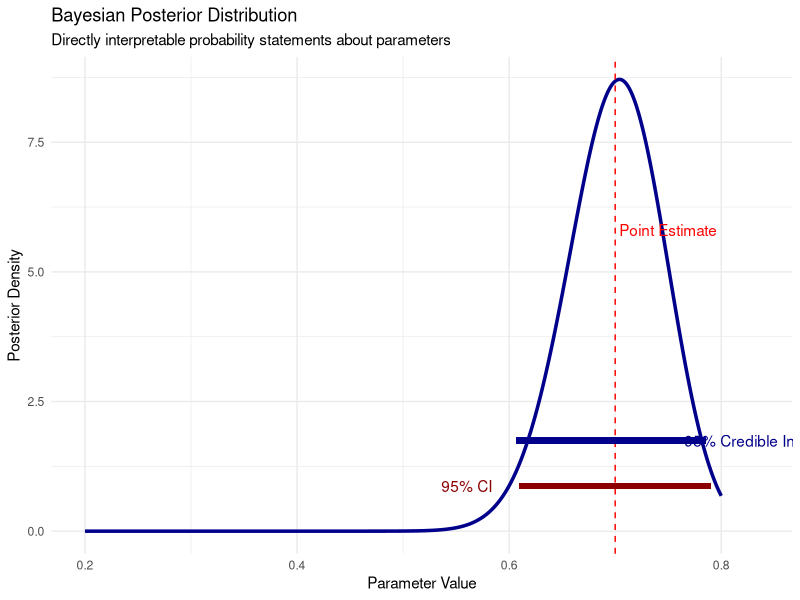
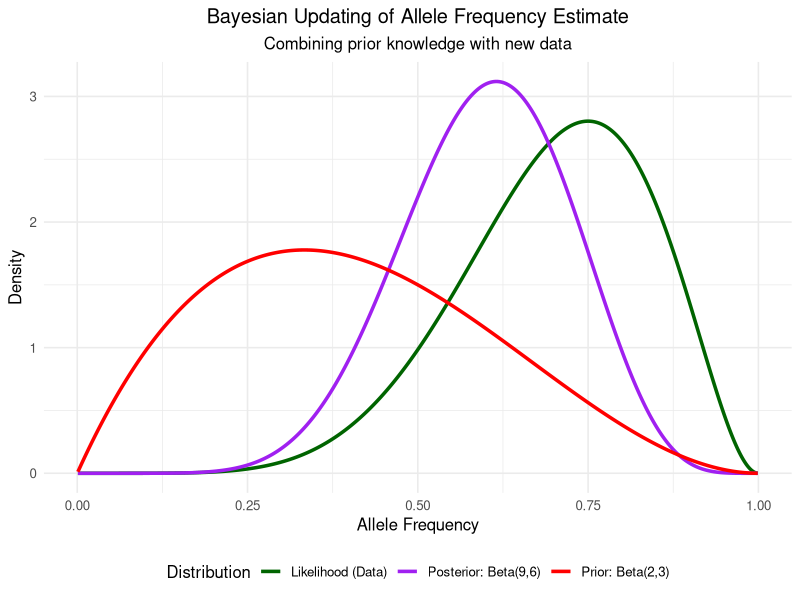
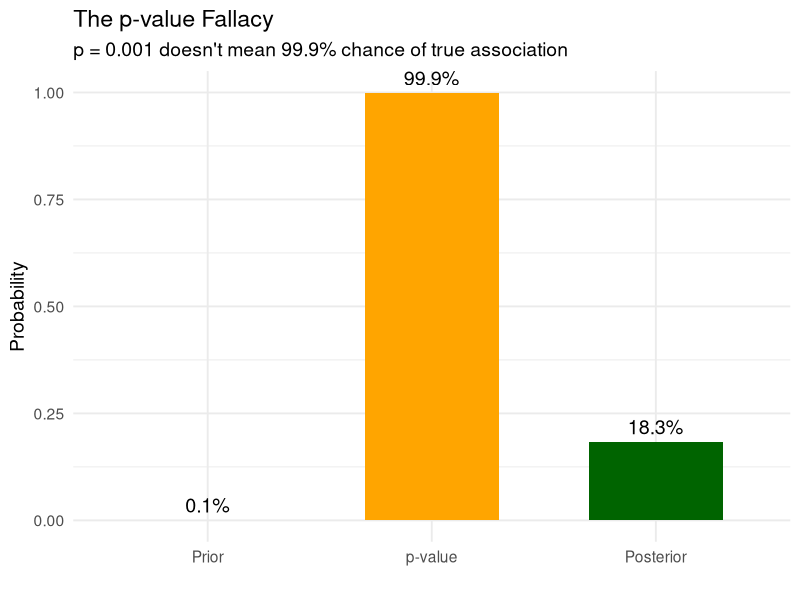
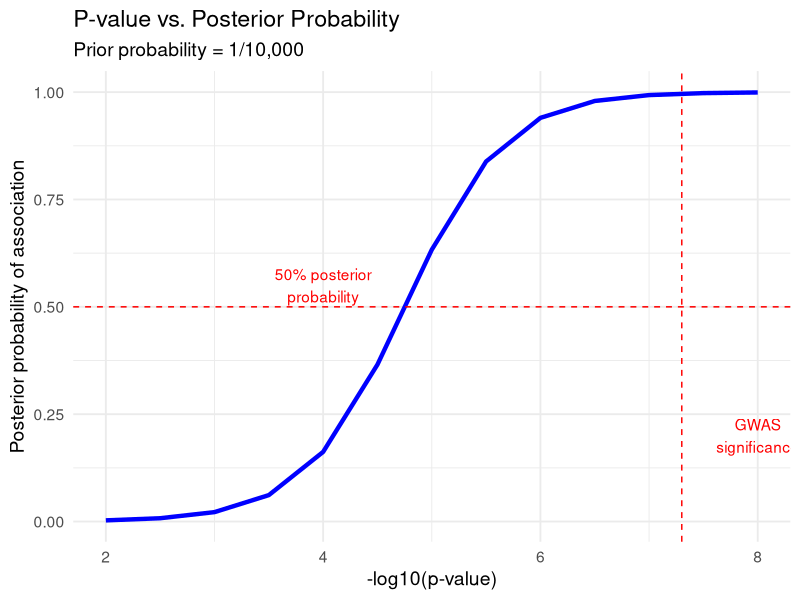
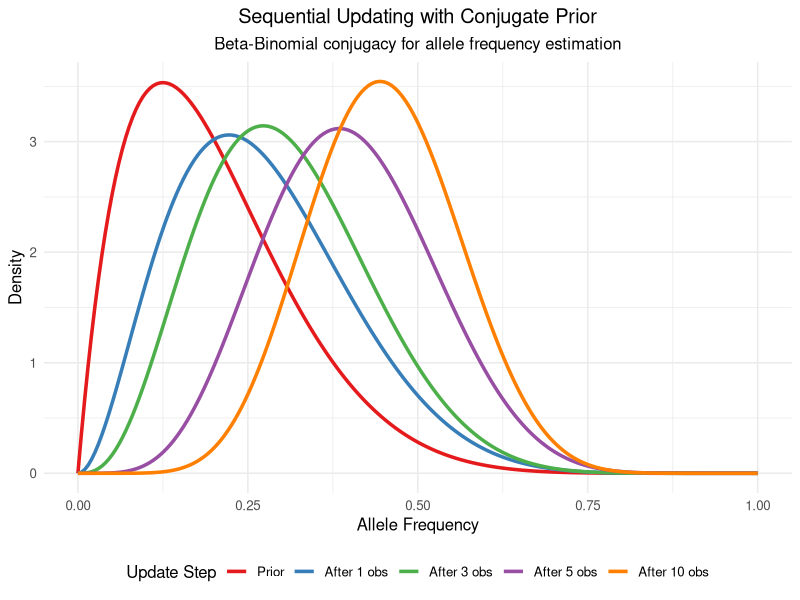
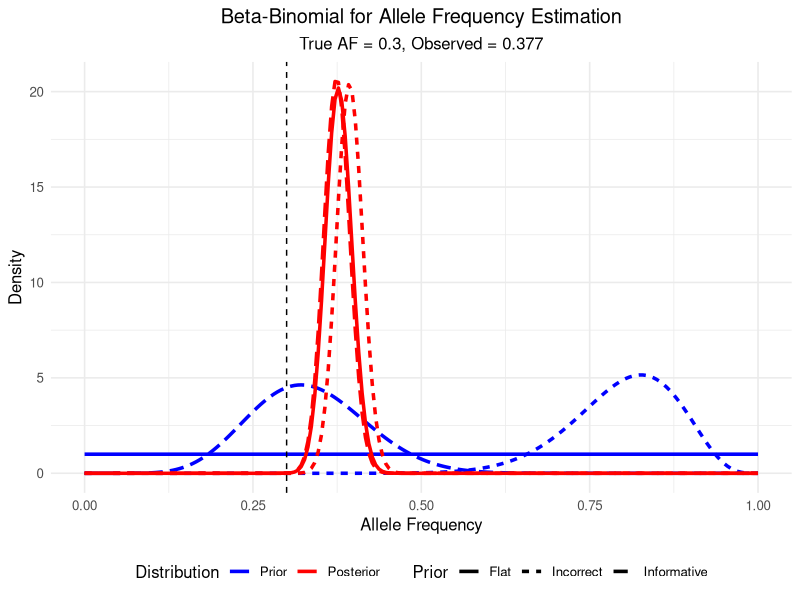
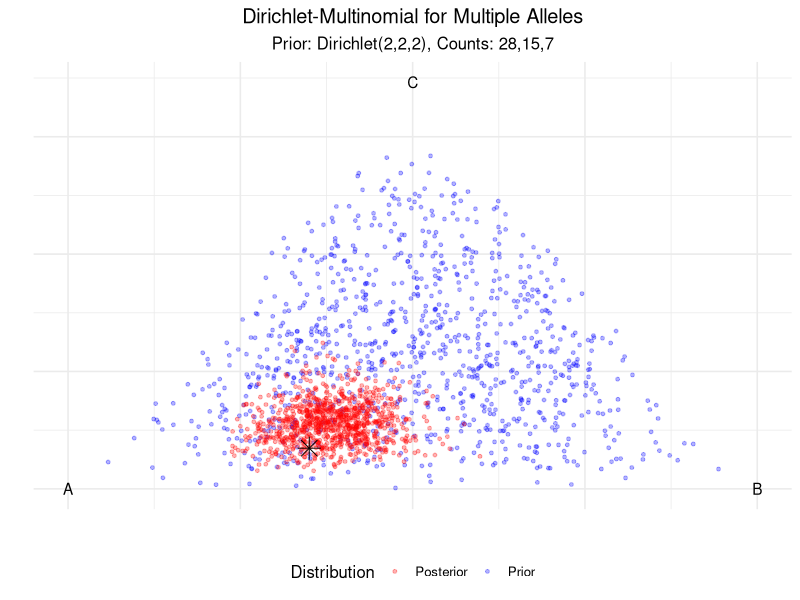
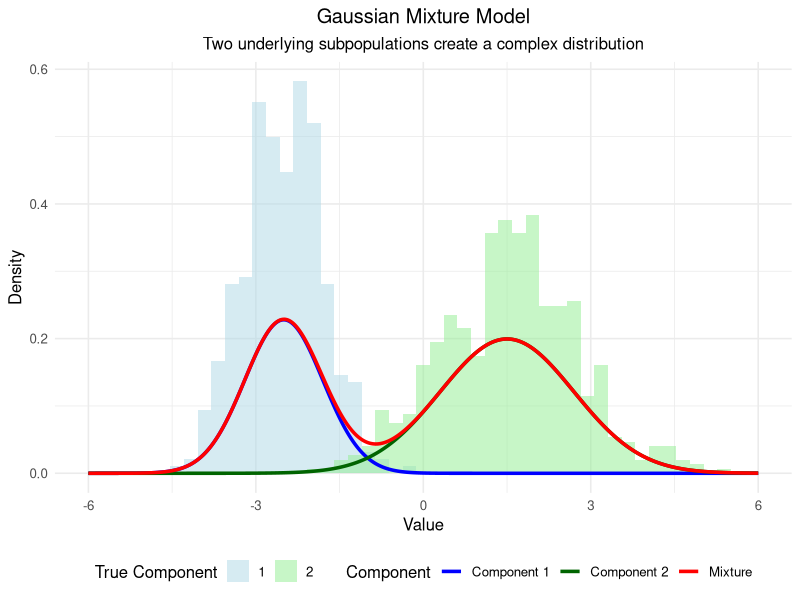

Source code (R) for these figures, in order:
## ---- chunk 1
# Load necessary packages
library(tidyverse)
library(ggplot2)
library(reshape2)
library(viridis)
library(gtools)     # For Dirichlet distribution
library(gridExtra)  # For arranging plots

# Set a clean theme for all plots
theme_set(theme_minimal(base_size = 12) + 
          theme(plot.title = element_text(hjust = 0.5),
                plot.subtitle = element_text(hjust = 0.5)))

# Set seed for reproducibility
set.seed(42)
## ---- chunk 2
# Create example data for frequentist vs Bayesian comparison
x <- seq(0.2, 0.8, length = 1000)

# Bayesian posterior (beta distribution)
post_y <- dbeta(x, 70, 30)

# Create data frame for plotting
plot_data <- data.frame(
  x = x,
  y = post_y
)

# Point estimate
point_est <- 0.7
ci_lower <- 0.61
ci_upper <- 0.79
cred_lower <- qbeta(0.025, 70, 30)
cred_upper <- qbeta(0.975, 70, 30)

# Get maximum y value for annotation positioning
max_y_val <- max(plot_data$y)

# Plot
ggplot(plot_data, aes(x = x, y = y)) +
  geom_line(size = 1.2, color = "darkblue") +
  geom_vline(xintercept = point_est, color = "red", linetype = "dashed") +
  geom_segment(aes(x = ci_lower, xend = ci_upper, y = max_y_val/10, yend = max_y_val/10), 
               color = "darkred", size = 2) +
  geom_segment(aes(x = cred_lower, xend = cred_upper, y = max_y_val/5, yend = max_y_val/5), 
               color = "darkblue", size = 2) +
  annotate("text", x = point_est + 0.05, y = max_y_val/1.5, 
           label = "Point Estimate", color = "red") +
  annotate("text", x = ci_lower - 0.05, y = max_y_val/10, 
           label = "95% CI", color = "darkred") +
  annotate("text", x = cred_upper + 0.05, y = max_y_val/5, 
           label = "95% Credible Interval", color = "darkblue") +
  labs(title = "Bayesian Posterior Distribution",
       subtitle = "Directly interpretable probability statements about parameters",
       x = "Parameter Value", 
       y = "Posterior Density") +
  theme_minimal()
## ---- chunk 3
# Create data for three distributions
x <- seq(0.001, 0.999, length = 1000)
prior <- data.frame(x = x, y = dbeta(x, 2, 3), Distribution = "Prior: Beta(2,3)")
likelihood <- data.frame(x = x, y = dbeta(x, 7, 3), Distribution = "Likelihood (Data)")
posterior <- data.frame(x = x, y = dbeta(x, 9, 6), Distribution = "Posterior: Beta(9,6)")

# Combine data
all_distributions <- rbind(prior, likelihood, posterior)

# Plot all three distributions
ggplot(all_distributions, aes(x = x, y = y, color = Distribution)) +
  geom_line(size = 1.2) +
  scale_color_manual(values = c("darkgreen", "purple", "red")) +
  labs(title = "Bayesian Updating of Allele Frequency Estimate",
       subtitle = "Combining prior knowledge with new data",
       x = "Allele Frequency", 
       y = "Density") +
  theme(legend.position = "bottom")
## ---- chunk 4
#| fig-height: 5
# Parameters
prior_prob <- 1/1000  # Prior probability of true association
p_value <- 0.001      # Observed p-value

# Convert p-value to z-score
z <- qnorm(p_value/2, lower.tail = FALSE)

# Calculate Bayes factor (approximate)
bf <- exp(z^2/2)

# Calculate posterior probability
posterior <- (prior_prob * bf) / (prior_prob * bf + (1 - prior_prob))

# Create data for visualization
df <- data.frame(
  Stage = factor(c("Prior", "p-value", "Posterior"), 
                levels = c("Prior", "p-value", "Posterior")),
  Probability = c(prior_prob, 1-p_value, posterior),
  Label = c(paste0(round(prior_prob*100, 2), "%"), 
           paste0(round((1-p_value)*100, 1), "%"), 
           paste0(round(posterior*100, 1), "%"))
)

# Create plot
ggplot(df, aes(x = Stage, y = Probability)) +
  geom_bar(stat = "identity", fill = c("lightblue", "orange", "darkgreen"), width = 0.6) +
  geom_text(aes(label = Label), vjust = -0.5, size = 5) +
  ylim(0, 1) +
  labs(title = "The p-value Fallacy",
       subtitle = "p = 0.001 doesn't mean 99.9% chance of true association",
       x = "", y = "Probability") +
  theme_minimal(base_size = 14)
## ---- chunk 5
#| fig-width: 6
#| fig-height: 5
library(ggplot2)
library(dplyr)

# Function to calculate posterior probability
calc_posterior <- function(prior, p_value, n_snps=1e6) {
  # Convert p-value to z-score
  z <- qnorm(p_value/2, lower.tail = FALSE)
  # Approximate Bayes factor
  bf <- exp(z^2/2)
  # Calculate posterior
  posterior <- (prior * bf) / (prior * bf + (1 - prior))
  return(posterior)
}

# Create data
p_values <- 10^seq(-8, -2, 0.5)
posteriors <- sapply(p_values, function(p) calc_posterior(1/10000, p))

# Create plot
df <- data.frame(
  p_value = p_values,
  posterior = posteriors
)

ggplot(df, aes(x = -log10(p_value), y = posterior)) +
  geom_line(size = 1.5, color = "blue") +
  geom_hline(yintercept = 0.5, linetype = "dashed", color = "red") +
  geom_vline(xintercept = -log10(5e-8), linetype = "dashed", color = "red") +
  annotate("text", x = 8, y = 0.2, label = "GWAS\nsignificance", color = "red") +
  annotate("text", x = 4, y = 0.55, label = "50% posterior\nprobability", color = "red") +
  theme_minimal(base_size = 14) +
  labs(
    title = "P-value vs. Posterior Probability",
    subtitle = "Prior probability = 1/10,000",
    x = "-log10(p-value)",
    y = "Posterior probability of association"
  )
## ---- chunk 6
#| fig-height: 5
# Create a function to generate conjugate updating visualization
plot_conjugate_updating <- function() {
  # Initial prior
  alpha0 <- 2
  beta0 <- 8
  
  # Data observations (success/failure)
  data <- c(1, 1, 0, 1, 1, 0, 1, 1, 1, 0)
  
  # Create sequence for plotting
  x <- seq(0, 1, length.out = 200)
  
  # Initialize data frame for plotting
  plot_data <- data.frame()
  
  # Initial prior
  prior_y <- dbeta(x, alpha0, beta0)
  plot_data <- rbind(plot_data, data.frame(
    x = x, y = prior_y, 
    step = 0, 
    label = paste0("Prior: Beta(", alpha0, ",", beta0, ")")
  ))
  
  # Update step by step
  alpha <- alpha0
  beta <- beta0
  
  for (i in 1:length(data)) {
    # Update parameters
    if (data[i] == 1) {
      alpha <- alpha + 1
    } else {
      beta <- beta + 1
    }
    
    # Only plot a subset of steps for clarity
    if (i %in% c(1, 3, 5, 10)) {
      posterior_y <- dbeta(x, alpha, beta)
      plot_data <- rbind(plot_data, data.frame(
        x = x, y = posterior_y, 
        step = i, 
        label = paste0("After ", i, " observations: Beta(", alpha, ",", beta, ")")
      ))
    }
  }
  
  # Convert step to factor for proper ordering
  plot_data$step <- factor(plot_data$step, levels = c(0, 1, 3, 5, 10))
  
  # Create plot
  ggplot(plot_data, aes(x = x, y = y, color = step, group = step)) +
    geom_line(size = 1.2) +
    scale_color_brewer(palette = "Set1", 
                      name = "Update Step",
                      labels = c("Prior", "After 1 obs", "After 3 obs", 
                                "After 5 obs", "After 10 obs")) +
    labs(title = "Sequential Updating with Conjugate Prior",
         subtitle = "Beta-Binomial conjugacy for allele frequency estimation",
         x = "Allele Frequency", 
         y = "Density") +
    theme(legend.position = "bottom")
}

# Generate the plot
plot_conjugate_updating()
## ---- chunk 7
#| fig-height: 5
# Create a visualization of Beta-Binomial for allele frequencies
set.seed(123)

# Parameters
true_af <- 0.3
n_samples <- 20
n_reads_per_sample <- 30

# Generate data
genotypes <- rbinom(n_samples, 2, true_af)
read_counts <- rbinom(n_samples, n_reads_per_sample, genotypes/2)
total_alt <- sum(read_counts)
total_reads <- n_samples * n_reads_per_sample

# Create data for plotting
x <- seq(0, 1, length.out = 200)

# Different priors
priors <- list(
  "Flat" = c(1, 1),
  "Informative" = c(10, 20),
  "Incorrect" = c(20, 5)
)

# Create data frame for plotting
plot_data <- data.frame()

for (prior_name in names(priors)) {
  prior_params <- priors[[prior_name]]
  alpha_prior <- prior_params[1]
  beta_prior <- prior_params[2]
  
  # Prior
  prior_y <- dbeta(x, alpha_prior, beta_prior)
  
  # Posterior
  alpha_post <- alpha_prior + total_alt
  beta_post <- beta_prior + total_reads - total_alt
  posterior_y <- dbeta(x, alpha_post, beta_post)
  
  # Add to data frame
  plot_data <- rbind(plot_data, 
                    data.frame(
                      x = x,
                      y = prior_y,
                      Distribution = "Prior",
                      Prior = prior_name
                    ),
                    data.frame(
                      x = x,
                      y = posterior_y,
                      Distribution = "Posterior",
                      Prior = prior_name
                    ))
}

# Add true value line
plot_data$Distribution <- factor(plot_data$Distribution, 
                               levels = c("Prior", "Posterior"))

# Create plot
ggplot(plot_data, aes(x = x, y = y, color = Distribution, linetype = Prior)) +
  geom_line(size = 1.2) +
  geom_vline(xintercept = true_af, linetype = "dashed", color = "black") +
  scale_color_manual(values = c("Prior" = "blue", "Posterior" = "red")) +
  labs(title = "Beta-Binomial for Allele Frequency Estimation",
       subtitle = paste0("True AF = ", true_af, ", Observed = ", 
                       round(total_alt/total_reads, 3)),
       x = "Allele Frequency", 
       y = "Density") +
  theme(legend.position = "bottom")
## ---- chunk 8
#| fig-height: 5
# Create a visualization of Dirichlet-Multinomial
set.seed(234)

# Function to generate random points from a Dirichlet distribution
rdirichlet_2d <- function(n, alpha) {
  x <- rgamma(n, alpha[1], 1)
  y <- rgamma(n, alpha[2], 1)
  z <- rgamma(n, alpha[3], 1)
  s <- x + y + z
  return(data.frame(x = x/s, y = y/s, z = z/s))
}

# Parameters
prior_alpha <- c(2, 2, 2)  # Symmetric prior
true_props <- c(0.6, 0.3, 0.1)  # True proportions
n_samples <- 50

# Generate data
counts <- rmultinom(1, n_samples, true_props)

# Calculate posterior
posterior_alpha <- prior_alpha + counts

# Generate points for visualization
n_points <- 1000
prior_points <- rdirichlet_2d(n_points, prior_alpha)
posterior_points <- rdirichlet_2d(n_points, posterior_alpha)

# Combine data
prior_points$Distribution <- "Prior"
posterior_points$Distribution <- "Posterior"
all_points <- rbind(prior_points, posterior_points)

# Create ternary plot data
# We'll use a 2D projection since ggtern might not be available
project_ternary <- function(df) {
  # Convert to 2D coordinates
  df$X <- 0.5 * (2 * df$y + df$z) / (df$x + df$y + df$z)
  df$Y <- (sqrt(3)/2) * df$z / (df$x + df$y + df$z)
  return(df)
}

plot_data <- project_ternary(all_points)

# Add true value
true_point <- data.frame(x = true_props[1], y = true_props[2], z = true_props[3],
                        Distribution = "True Value")
true_point <- project_ternary(true_point)

# Create plot
ggplot(plot_data, aes(x = X, y = Y, color = Distribution)) +
  geom_point(alpha = 0.3, size = 1) +
  geom_point(data = true_point, color = "black", size = 5, shape = 8) +
  scale_color_manual(values = c("Prior" = "blue", "Posterior" = "red", "True Value" = "black")) +
  labs(title = "Dirichlet-Multinomial for Multiple Alleles",
       subtitle = paste0("Prior: Dirichlet(", paste(prior_alpha, collapse = ","), 
                       "), Counts: ", paste(counts, collapse = ",")),
       x = "", y = "") +
  theme(legend.position = "bottom",
        axis.text = element_blank(),
        axis.ticks = element_blank()) +
  annotate("text", x = 0, y = 0, label = "A") +
  annotate("text", x = 1, y = 0, label = "B") +
  annotate("text", x = 0.5, y = sqrt(3)/2, label = "C")
## ---- chunk 9
#| fig-height: 6
# Create a simple mixture model visualization
set.seed(123)

# Define mixture parameters
means <- c(-2.5, 1.5)
sds <- c(0.7, 1.2)
weights <- c(0.4, 0.6)

# Generate data from mixture
n_samples <- 1000
component <- sample(1:2, n_samples, replace = TRUE, prob = weights)
x <- rnorm(n_samples, mean = means[component], sd = sds[component])

# Create data frame for histogram
hist_data <- data.frame(x = x, component = factor(component))

# Create data for component densities
x_seq <- seq(-6, 6, length.out = 500)
comp1_density <- weights[1] * dnorm(x_seq, mean = means[1], sd = sds[1])
comp2_density <- weights[2] * dnorm(x_seq, mean = means[2], sd = sds[2])
mixture_density <- comp1_density + comp2_density

density_data <- data.frame(
  x = rep(x_seq, 3),
  y = c(comp1_density, comp2_density, mixture_density),
  Component = factor(rep(c("Component 1", "Component 2", "Mixture"), each = length(x_seq)))
)

# Create plot
ggplot() +
  geom_histogram(data = hist_data, aes(x = x, y = after_stat(density), fill = component), 
                bins = 50, alpha = 0.5, position = "identity") +
  geom_line(data = density_data, aes(x = x, y = y, color = Component), size = 1.2) +
  scale_fill_manual(values = c("lightblue", "lightgreen"), name = "True Component") +
  scale_color_manual(values = c("blue", "darkgreen", "red")) +
  labs(title = "Gaussian Mixture Model",
       subtitle = "Two underlying subpopulations create a complex distribution",
       x = "Value", 
       y = "Density") +
  theme(legend.position = "bottom")
## ---- chunk 10
#| fig-height: 6
# Simplified EM visualization
set.seed(789)

# Generate data from a mixture of two Gaussians
n <- 200
true_means <- c(-2, 2)
true_sds <- c(0.8, 0.8)
true_weights <- c(0.4, 0.6)

z <- sample(1:2, n, replace = TRUE, prob = true_weights)
x <- rnorm(n, mean = true_means[z], sd = true_sds[z])

# Create data for visualization
iterations <- c("Initial", "Iteration 1", "Iteration 3", "Final")
means1 <- c(-1, -1.5, -1.8, -2.0)
means2 <- c(1, 1.4, 1.8, 2.0)
sds1 <- c(1.2, 1.0, 0.9, 0.8)
sds2 <- c(1.2, 1.0, 0.9, 0.8)
weights1 <- c(0.5, 0.45, 0.42, 0.4)
weights2 <- c(0.5, 0.55, 0.58, 0.6)

# Create data frame for plotting
plot_data <- data.frame()
x_seq <- seq(-5, 5, length.out = 200)

for (i in 1:length(iterations)) {
  # Component 1
  comp1 <- data.frame(
    x = x_seq,
    y = weights1[i] * dnorm(x_seq, mean = means1[i], sd = sds1[i]),
    Component = "Component 1",
    Iteration = iterations[i]
  )
  
  # Component 2
  comp2 <- data.frame(
    x = x_seq,
    y = weights2[i] * dnorm(x_seq, mean = means2[i], sd = sds2[i]),
    Component = "Component 2",
    Iteration = iterations[i]
  )
  
  # Mixture
  mixture <- data.frame(
    x = x_seq,
    y = comp1$y + comp2$y,
    Component = "Mixture",
    Iteration = iterations[i]
  )
  
  plot_data <- rbind(plot_data, comp1, comp2, mixture)
}

# Create histogram data
hist_data <- data.frame(x = x, Iteration = "Data")

# Create plot
ggplot() +
  # Add histogram for data
  geom_histogram(data = hist_data, aes(x = x, y = after_stat(density)), 
                bins = 30, fill = "gray80", color = "black", alpha = 0.5) +
  # Add component and mixture densities
  geom_line(data = plot_data, 
           aes(x = x, y = y, color = Component, group = interaction(Component, Iteration)),
           size = 1) +
  # Facet by iteration
  facet_wrap(~ Iteration, ncol = 2) +
  # Customize colors
  scale_color_manual(values = c("Component 1" = "blue", 
                              "Component 2" = "green", 
                              "Mixture" = "red")) +
  # Add labels
  labs(title = "EM Algorithm Convergence",
       subtitle = "Mixture model fit improves with each iteration",
       x = "Value", 
       y = "Density") +
  theme_minimal() +
  theme(legend.position = "bottom")
## ---- chunk 11
#| fig-height: 6
# Create a visualization of population structure
set.seed(456)

# Number of individuals and populations
n_ind <- 60
n_pop <- 3

# Create admixture proportions
# First 20 individuals mostly from pop1, etc.
admixture <- matrix(0, nrow = n_ind, ncol = n_pop)
for (i in 1:n_ind) {
  if (i <= 20) {
    admixture[i,] <- c(0.8, 0.1, 0.1) + rnorm(3, 0, 0.05)
  } else if (i <= 40) {
    admixture[i,] <- c(0.1, 0.8, 0.1) + rnorm(3, 0, 0.05)
  } else {
    admixture[i,] <- c(0.1, 0.1, 0.8) + rnorm(3, 0, 0.05)
  }
  # Ensure proportions are positive and sum to 1
  admixture[i,] <- pmax(admixture[i,], 0)
  admixture[i,] <- admixture[i,] / sum(admixture[i,])
}

# Create data frame for plotting
admix_df <- data.frame(
  Individual = rep(1:n_ind, n_pop),
  Population = factor(rep(paste0("Pop", 1:n_pop), each = n_ind)),
  Proportion = c(admixture)
)

# Create barplot
ggplot(admix_df, aes(x = Individual, y = Proportion, fill = Population)) +
  geom_col(width = 1) +
  scale_fill_brewer(palette = "Set1") +
  labs(title = "Population Structure as a Mixture Model",
       subtitle = "Each individual is a mixture of ancestral populations",
       x = "Individual", 
       y = "Ancestry Proportion") +
  theme(axis.text.x = element_blank(),
        axis.ticks.x = element_blank())
## ---- chunk 12
# Create a visualization of STRUCTURE-like results
set.seed(567)

# Parameters
n_ind <- 100
n_pop <- 3
n_markers <- 20

# Create true population allele frequencies
pop_freqs <- matrix(rbeta(n_pop * n_markers, 0.5, 0.5), nrow = n_pop)

# Create ancestry proportions (3 distinct groups with some admixture)
q <- matrix(0, nrow = n_ind, ncol = n_pop)
q[1:40, 1] <- rbeta(40, 10, 1)
q[41:70, 2] <- rbeta(30, 10, 1)
q[71:100, 3] <- rbeta(30, 10, 1)

# Normalize rows to sum to 1
for (i in 1:n_ind) {
  # Add small values to ensure all populations represented
  q[i,] <- q[i,] + 0.05
  q[i,] <- q[i,] / sum(q[i,])
}

# Create data for heatmap of ancestry proportions
q_df <- data.frame(
  Individual = rep(1:n_ind, n_pop),
  Population = factor(rep(paste0("Pop", 1:n_pop), each = n_ind)),
  Proportion = c(q)
)

# Create data for allele frequency heatmap
freq_df <- data.frame(
  Population = factor(rep(paste0("Pop", 1:n_pop), each = n_markers)),
  Marker = factor(rep(paste0("M", 1:n_markers), times = n_pop)),
  Frequency = c(pop_freqs)
)

# Create plots
p1 <- ggplot(q_df, aes(x = Individual, y = Population, fill = Proportion)) +
  geom_tile() +
  scale_fill_viridis() +
  labs(title = "Ancestry Proportions",
       subtitle = "Each individual's genetic ancestry",
       x = "Individual", 
       y = "Ancestral Population") +
  theme(axis.text.x = element_blank(),
        axis.ticks.x = element_blank())

p2 <- ggplot(freq_df, aes(x = Marker, y = Population, fill = Frequency)) +
  geom_tile() +
  scale_fill_viridis() +
  labs(title = "Population Allele Frequencies",
       subtitle = "Each population's genetic profile",
       x = "Genetic Marker", 
       y = "Ancestral Population")

# Arrange plots
gridExtra::grid.arrange(p1, p2, ncol = 1)
## ---- chunk 13
# Create visualization of effect size mixtures
set.seed(789)

# Parameters
n_variants <- 500
pi0 <- 0.95  # Proportion of null effects

# Generate true effects
is_null <- rbinom(n_variants, 1, pi0)
true_effects <- rep(0, n_variants)
true_effects[is_null == 0] <- rnorm(sum(is_null == 0), 0, 0.5)

# Add noise to create observed effects
observed_effects <- true_effects + rnorm(n_variants, 0, 0.2)

# Create data frame for plotting
effect_df <- data.frame(
  Variant = 1:n_variants,
  TrueEffect = true_effects,
  ObservedEffect = observed_effects,
  IsNull = factor(is_null)
)

# Plot
ggplot(effect_df, aes(x = ObservedEffect, fill = IsNull)) +
  geom_histogram(bins = 40, alpha = 0.7, position = "identity") +
  scale_fill_manual(values = c("red", "gray70"), 
                   labels = c("Causal", "Null"),
                   name = "Variant Type") +
  labs(title = "Mixture of Effect Sizes in GWAS",
       subtitle = "Most variants have no effect (null)",
       x = "Observed Effect Size", 
       y = "Count") +
  theme_minimal() +
  theme(legend.position = "bottom")
## ---- chunk 14
# Simulate a genetic association study with sequential sampling
set.seed(456)

# Parameters
n_loci <- 1000
true_effect_size <- 0.3
max_samples <- 500
interim_points <- seq(100, max_samples, by = 100)

# Set 5% of loci to have true effects
n_causal <- floor(n_loci * 0.05)
causal_loci <- sample(1:n_loci, n_causal)

# Simplified simulation
interim_summary <- data.frame(
  SampleSize = interim_points,
  Discoveries_50 = c(30, 42, 48, 53, 55),
  Discoveries_80 = c(15, 24, 32, 38, 42),
  Discoveries_95 = c(8, 15, 22, 28, 32),
  TruePositives_95 = c(7, 12, 18, 23, 26),
  FalsePositives_95 = c(1, 3, 4, 5, 6)
)

interim_summary$FDR_95 <- interim_summary$FalsePositives_95 / 
                          interim_summary$Discoveries_95
interim_summary$Power_95 <- interim_summary$TruePositives_95 / n_causal

# Create long format data for plotting
interim_long <- pivot_longer(
  interim_summary, 
  cols = c(Discoveries_50, Discoveries_80, Discoveries_95),
  names_to = "Threshold",
  values_to = "Discoveries"
)
interim_long$Threshold <- factor(
  interim_long$Threshold,
  levels = c("Discoveries_50", "Discoveries_80", "Discoveries_95"),
  labels = c("PP > 0.5", "PP > 0.8", "PP > 0.95")
)

# Plot discovery trajectories
ggplot(interim_long, aes(x = SampleSize, y = Discoveries, color = Threshold, group = Threshold)) +
  geom_line(size = 1.2) +
  geom_point(size = 3) +
  scale_color_discrete() +
  labs(title = "Number of Discoveries vs. Sample Size",
       subtitle = "Results at different posterior probability thresholds",
       x = "Sample Size", y = "Number of Discoveries") +
  theme(legend.position = "bottom")
## ---- chunk 15
#| fig-height: 6
# Create a visualization of multivariate effects
set.seed(345)

# Parameters
n_effects <- 200
n_conditions <- 4

# Create different effect patterns
patterns <- list(
  "Shared" = rep(1, n_conditions),
  "Condition1" = c(1, 0, 0, 0),
  "Condition2" = c(0, 1, 0, 0),
  "Conditions1&2" = c(1, 1, 0, 0),
  "Conditions3&4" = c(0, 0, 1, 1)
)

# Assign effects to patterns
n_per_pattern <- n_effects / length(patterns)
true_effects <- matrix(0, nrow = n_effects, ncol = n_conditions)
colnames(true_effects) <- paste0("Condition", 1:n_conditions)

current_idx <- 1
for (p in 1:length(patterns)) {
  pattern_name <- names(patterns)[p]
  pattern <- patterns[[p]]
  
  for (i in 1:n_per_pattern) {
    effect_size <- rnorm(1, 0, 0.5)
    true_effects[current_idx, ] <- pattern * effect_size
    current_idx <- current_idx + 1
  }
}

# Add noise to create observed effects
observed_effects <- true_effects + matrix(rnorm(n_effects * n_conditions, 0, 0.2),
                                        nrow = n_effects)

# Select a few examples for visualization
example_indices <- c(5, 45, 85, 125, 165)  # One from each pattern
example_data <- data.frame(
  Effect = rep(paste0("Effect", example_indices), each = n_conditions),
  Condition = rep(paste0("Condition", 1:n_conditions), times = length(example_indices)),
  TrueEffect = c(t(true_effects[example_indices, ])),
  ObservedEffect = c(t(observed_effects[example_indices, ]))
)

# Reshape for plotting
example_long <- reshape2::melt(example_data, 
                             id.vars = c("Effect", "Condition"),
                             variable.name = "EffectType",
                             value.name = "Value")

# Create plot
ggplot(example_long, aes(x = Condition, y = Value, color = EffectType, group = EffectType)) +
  geom_point(size = 3) +
  geom_line(size = 1) +
  facet_wrap(~ Effect, ncol = 3) +
  scale_color_manual(values = c("TrueEffect" = "blue", "ObservedEffect" = "red"),
                    labels = c("True Effect", "Observed Effect")) +
  labs(title = "Multivariate Effect Patterns",
       subtitle = "mash identifies and leverages these patterns",
       x = "", 
       y = "Effect Size",
       color = "") +
  theme(legend.position = "bottom")
## ---- chunk 16
#| fig-height: 6
# Create a visualization of Bayesian meta-analysis
set.seed(678)

# Parameters
n_studies <- 8
true_effect <- 0.3
heterogeneity <- 0.1

# Generate study-specific effects
study_effects <- rnorm(n_studies, true_effect, heterogeneity)

# Make one study an outlier
study_effects[n_studies] <- -0.2

# Generate observed effects and standard errors
sample_sizes <- round(runif(n_studies, 100, 500))
standard_errors <- 1 / sqrt(sample_sizes)
observed_effects <- rnorm(n_studies, study_effects, standard_errors)

# Create data frame for forest plot
meta_df <- data.frame(
  Study = paste0("Study ", 1:n_studies),
  Effect = observed_effects,
  SE = standard_errors,
  LowerCI = observed_effects - 1.96 * standard_errors,
  UpperCI = observed_effects + 1.96 * standard_errors
)

# Add meta-analysis results
# 1. Fixed effects
fixed_weights <- 1 / standard_errors^2
fixed_effect <- sum(fixed_weights * observed_effects) / sum(fixed_weights)
fixed_se <- sqrt(1 / sum(fixed_weights))

# 2. Random effects (simplified)
tau2 <- max(0, (sum(fixed_weights * (observed_effects - fixed_effect)^2) - (n_studies - 1)) / 
             (sum(fixed_weights) - sum(fixed_weights^2) / sum(fixed_weights)))
random_weights <- 1 / (standard_errors^2 + tau2)
random_effect <- sum(random_weights * observed_effects) / sum(random_weights)
random_se <- sqrt(1 / sum(random_weights))

# 3. Bayesian robust (simplified - downweights outliers)
robust_weights <- 1 / (standard_errors^2 + tau2 + 0.1 * (observed_effects - random_effect)^2)
robust_effect <- sum(robust_weights * observed_effects) / sum(robust_weights)
robust_se <- sqrt(1 / sum(robust_weights))

# Add to data frame
meta_results <- data.frame(
  Study = c("Fixed Effects", "Random Effects", "Bayesian Robust"),
  Effect = c(fixed_effect, random_effect, robust_effect),
  SE = c(fixed_se, random_se, robust_se),
  LowerCI = c(fixed_effect - 1.96 * fixed_se, 
             random_effect - 1.96 * random_se,
             robust_effect - 1.96 * robust_se),
  UpperCI = c(fixed_effect + 1.96 * fixed_se, 
             random_effect + 1.96 * random_se,
             robust_effect + 1.96 * robust_se)
)

# Combine data
plot_df <- rbind(
  meta_df,
  meta_results
)

# Add a grouping variable
plot_df$Group <- ifelse(plot_df$Study %in% meta_results$Study, "Meta-Analysis", "Individual Studies")
plot_df$Group <- factor(plot_df$Group, levels = c("Individual Studies", "Meta-Analysis"))

# Order studies
plot_df$Study <- factor(plot_df$Study, 
                      levels = c(paste0("Study ", 1:n_studies), 
                                "Fixed Effects", "Random Effects", "Bayesian Robust"))

# Create forest plot
ggplot(plot_df, aes(x = Effect, y = Study, color = Group)) +
  geom_vline(xintercept = 0, linetype = "dashed", color = "gray") +
  geom_vline(xintercept = true_effect, linetype = "dotted", color = "darkgreen") +
  geom_point(aes(size = 1/SE)) +
  geom_errorbarh(aes(xmin = LowerCI, xmax = UpperCI), height = 0.2) +
  scale_color_manual(values = c("Individual Studies" = "blue", "Meta-Analysis" = "red")) +
  scale_size_continuous(guide = "none") +
  labs(title = "Bayesian Meta-Analysis",
       subtitle = "Green dotted line shows true effect; note how Bayesian robust method handles outlier",
       x = "Effect Size", 
       y = "") +
  theme(legend.position = "bottom")
## ---- chunk 17
#| fig-height: 6
# Create a visualization of Bayesian fine-mapping
set.seed(456)

# Parameters
n_snps <- 50
causal_idx <- 25

# Create correlation structure (LD)
pos <- 1:n_snps
ld_matrix <- exp(-abs(outer(pos, pos, "-")) / 10)

# Generate true effects (only one causal variant)
true_effects <- rep(0, n_snps)
true_effects[causal_idx] <- 0.5

# Generate observed effects based on LD
observed_effects <- ld_matrix %*% true_effects + rnorm(n_snps, 0, 0.1)

# Calculate p-values
p_values <- 2 * pnorm(-abs(observed_effects))

# Calculate Bayes factors (simplified)
bayes_factors <- exp(observed_effects^2 / 2)

# Calculate posterior probabilities (assuming 1/n_snps prior)
prior <- 1/n_snps
posterior_probs <- (prior * bayes_factors) / sum(prior * bayes_factors)

# Create data frame for plotting
fine_map_df <- data.frame(
  SNP = 1:n_snps,
  Position = pos,
  ObservedEffect = observed_effects,
  PValue = p_values,
  PosteriorProb = posterior_probs,
  Causal = (1:n_snps == causal_idx)
)

# Calculate 95% credible set
sorted_idx <- order(posterior_probs, decreasing = TRUE)
cumulative_prob <- cumsum(posterior_probs[sorted_idx])
credible_set <- sorted_idx[cumulative_prob <= 0.95]
fine_map_df$InCredibleSet <- (1:n_snps %in% credible_set)

# Create plot
ggplot(fine_map_df, aes(x = Position)) +
  geom_point(aes(y = -log10(PValue), color = "P-value"), size = 3, alpha = 0.7) +
  geom_point(aes(y = PosteriorProb * 10, color = "Posterior"), size = 3, alpha = 0.7) +
  geom_vline(xintercept = pos[causal_idx], linetype = "dashed", color = "red") +
  geom_rect(data = subset(fine_map_df, InCredibleSet),
            aes(xmin = Position - 0.4, xmax = Position + 0.4, 
                ymin = 0, ymax = -0.2),
            fill = "darkgreen", alpha = 0.3) +
  scale_color_manual(values = c("P-value" = "blue", "Posterior" = "darkgreen"),
                    name = "Measure") +
  scale_y_continuous(
    name = "-log10(p-value)",
    sec.axis = sec_axis(~./10, name = "Posterior Probability")
  ) +
  annotate("text", x = n_snps * 0.8, y = 1, 
           label = "95% Credible Set", color = "darkgreen") +
  labs(title = "Bayesian Fine-Mapping vs. P-values",
       subtitle = "Green bars indicate 95% credible set; red line is true causal variant",
       x = "Genomic Position") +
  theme_minimal() +
  theme(legend.position = "bottom")
## ---- chunk 18
#| fig-height: 6
# Create a simplified visualization of a Bayesian network
# This doesn't require igraph

# Create a function to draw nodes and edges
plot_network <- function() {
  # Create a data frame for nodes
  nodes <- data.frame(
    id = c("SNP1", "SNP2", "Gene1", "Gene2", "Gene3", "Gene4", "Trait", "Outcome"),
    x = c(1, 1, 2, 2, 3, 3, 4, 5),
    y = c(1, 3, 2, 4, 1, 3, 2, 2),
    type = c(rep("SNP", 2), rep("Gene", 4), "Trait", "Outcome"),
    size = c(rep(3, 2), rep(4, 4), 5, 6)
  )

  # Create a data frame for edges
  edges <- data.frame(
    from = c("SNP1", "SNP2", "Gene1", "Gene1", "Gene2", "Gene3", "Gene4", "Trait"),
    to = c("Gene1", "Gene2", "Gene3", "Gene4", "Gene3", "Trait", "Trait", "Outcome"),
    prob = c(0.85, 0.92, 0.78, 0.65, 0.71, 0.88, 0.76, 0.94)
  )

  # Set up the plot
  plot(NULL, xlim = c(0.5, 5.5), ylim = c(0.5, 4.5), 
       xlab = "", ylab = "", xaxt = "n", yaxt = "n",
       main = "Bayesian Network for Genomic Causality")
  
  # Add node colors based on type
  node_colors <- c("SNP" = "lightblue", "Gene" = "lightgreen", 
                  "Trait" = "orange", "Outcome" = "pink")
  
  # Draw nodes
  for (i in 1:nrow(nodes)) {
    points(nodes$x[i], nodes$y[i], pch = 19, 
           col = node_colors[nodes$type[i]], 
           cex = nodes$size[i])
    text(nodes$x[i], nodes$y[i], labels = nodes$id[i], cex = 0.9)
  }
  
  # Draw edges with arrows
  for (i in 1:nrow(edges)) {
    from_idx <- which(nodes$id == edges$from[i])
    to_idx <- which(nodes$id == edges$to[i])
    
    # Draw arrow
    arrows(nodes$x[from_idx], nodes$y[from_idx],
          nodes$x[to_idx], nodes$y[to_idx],
          length = 0.1, angle = 30, 
          lwd = 1 + 2 * edges$prob[i])
    
    # Add probability label
    text_x <- (nodes$x[from_idx] + nodes$x[to_idx]) / 2
    text_y <- (nodes$y[from_idx] + nodes$y[to_idx]) / 2
    text(text_x, text_y, labels = edges$prob[i], cex = 0.8, col = "darkblue")
  }
  
  # Add a legend
  legend("bottomleft", 
         legend = names(node_colors),
         pch = 19, 
         col = node_colors,
         title = "Node Types",
         cex = 0.8)
}

# Generate the plot
plot_network()
